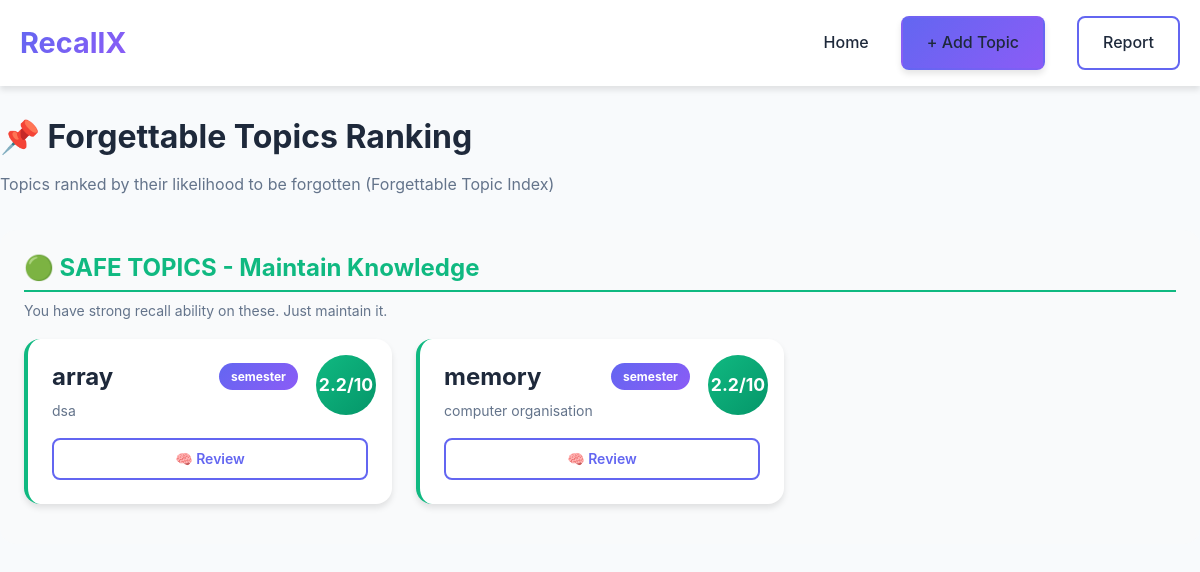
Page /dashboard (signed in) on the committed database.
### app.py (models this page shows)
class Topic(db.Model):
    id = db.Column(db.Integer, primary_key=True)
    user_id = db.Column(db.Integer, db.ForeignKey('user.id'), nullable=False)
    subject = db.Column(db.String(100), nullable=False)
    topic_name = db.Column(db.String(200), nullable=False)
    exam_type = db.Column(db.String(50), nullable=False)  # semester, competitive, interview
    description = db.Column(db.Text)
    created_at = db.Column(db.DateTime, default=datetime.utcnow)
    last_revised = db.Column(db.DateTime, default=datetime.utcnow)
    strength = db.Column(db.Float, default=1.0)  # Memory strength (0-100)
    topic_complexity = db.Column(db.Float, default=5.0)  # 0-10 scale (abstract=high)
    topic_length = db.Column(db.Float, default=5.0)  # 0-10 scale (long=high)
    past_failures = db.Column(db.Integer, default=0)  # Count of failed recalls
    exam_frequency = db.Column(db.Float, default=5.0)  # 0-10 scale (common in exams)
    fti_score = db.Column(db.Float, default=5.0)  # Overall FTI (0-10)
    fti_category = db.Column(db.String(20), default='moderate')  # high, moderate, safe
    internet_content = db.relationship('InternetFetchedContent', backref='topic', lazy=True, cascade='all, delete-orphan')
    pdf_content = db.relationship('PDFExtractedContent', backref='topic', lazy=True, cascade='all, delete-orphan')
    questions = db.relationship('GeneratedQuestion', backref='topic', lazy=True, cascade='all, delete-orphan')
    forgetting_predictions = db.relationship('ForgettingPrediction', backref='topic', lazy=True, cascade='all, delete-orphan')

### app.py (the view)
@app.route('/dashboard')
@login_required
def dashboard():
    user = current_user
    topics = Topic.query.filter_by(user_id=user.id).all()
    for topic in topics:
        update_topic_fti(topic)
    topics_by_fti = sorted(topics, key=lambda t: t.fti_score, reverse=True)
    alerts = []
    for topic in topics_by_fti:
        if topic.fti_category == 'high':
            alerts.append({
                'topic': topic.topic_name,
                'message': f'⚠️ {topic.topic_name} has HIGH forgettability! Focus on stress training.',
                'severity': 'high',
                'fti_score': topic.fti_score
            })
        elif topic.fti_category == 'moderate':
            if len([a for a in alerts if a['severity'] == 'medium']) == 0:
                alerts.append({
                    'topic': topic.topic_name,
                    'message': f'📌 {topic.topic_name} has MODERATE forgettability. Regular practice needed.',
                    'severity': 'medium',
                    'fti_score': topic.fti_score
                })
    return render_template('dashboard.html', topics=topics_by_fti, alerts=alerts)

### app.py (called while the page is built)
def update_topic_fti(topic):
    fti_score, category = calculate_forgettable_topic_index(topic)
    topic.fti_score = fti_score
    topic.fti_category = category
    db.session.commit()
    return fti_score, category

@login_manager.user_loader
def load_user(user_id):
    return User.query.get(int(user_id))

### templates/dashboard.html (shortened to what this page needs)
<!DOCTYPE html>
<html lang="en">
<head>
    <link rel="stylesheet" href="{{ url_for('static', filename='css/style.css') }}">
</head>
<body>
    <nav class="navbar">
        <div class="container">
            <div class="nav-brand">
                <h1>RecallX</h1>
            </div>
            <ul class="nav-menu">
                <li><a href="/">Home</a></li>
                <li><a href="/add-topic" class="btn btn-primary">+ Add Topic</a></li>
                <li><a href="/report" class="btn btn-secondary">Report</a></li>
            </ul>
        </div>
    </nav>
    <div class="container dashboard-container">
        <h2>📌 Forgettable Topics Ranking</h2>
        <p class="subtitle">Topics ranked by their likelihood to be forgotten (Forgettable Topic Index)</p>
        {% if topics %}
        <div class="fti-categories">
            {% set safe_topics = topics | selectattr('fti_category', 'equalto', 'safe') | list %}
            {% if safe_topics %}
            <div class="fti-category-section">
                <h3 class="category-title safe">🟢 SAFE TOPICS - Maintain Knowledge</h3>
                <p class="category-description">You have strong recall ability on these. Just maintain it.</p>
                <div class="topics-grid">
                    {% for topic in safe_topics %}
                    <div class="topic-card fti-safe">
                        <div class="fti-indicator safe">{{ "%.1f"|format(topic.fti_score) }}/10</div>
                        <div class="topic-header">
                            <h3>{{ topic.topic_name }}</h3>
                            <span class="topic-badge">{{ topic.exam_type }}</span>
                        </div>
                        <p class="topic-subject">{{ topic.subject }}</p>
                        <div class="topic-actions">
                            <a href="/stress-test/{{ topic.id }}" class="btn btn-small btn-secondary">🧠 Review</a>
                        </div>
                    </div>
                    {% endfor %}
                </div>
            </div>
            {% endif %}
        </div>
        {% else %}
        <div class="empty-state">
            <h3>No topics yet</h3>
            <p>Start by adding your first topic to get personalized forgettability rankings</p>
            <a href="/add-topic" class="btn btn-primary">Add Your First Topic</a>
        </div>
        {% endif %}
    </div>
</body>
</html>

### static/css/style.css (style rules this page uses)
* { margin: 0; padding: 0; box-sizing: border-box; }
:root { --primary-color: #6366f1; --primary-dark: #4f46e5; --secondary-color: #8b5cf6; --success-color: #10b981; --warning-color: #f59e0b; --danger-color: #ef4444; --dark-bg: #0f172a; --light-bg: #f8fafc; --text-primary: #1e293b; --text-secondary: #64748b; --border-color: #e2e8f0; --shadow: 0 4px 6px rgba(0, 0, 0, 0.1); --shadow-lg: 0 10px 25px rgba(0, 0, 0, 0.15); }
body { font-family: -apple-system, BlinkMacSystemFont, 'Segoe UI', Roboto, 'Helvetica Neue', Arial, sans-serif; background-color: var(--light-bg); color: var(--text-primary); line-height: 1.6; }
html, body { height: 100%; }
.container { max-width: 1200px; margin: 0 auto; padding: 0 20px; }
h1, h2, h3, h4, h5, h6 { font-weight: 700; line-height: 1.2; margin-bottom: 1rem; }
h1 { font-size: 2.5rem; }
h2 { font-size: 2rem; }
h3 { font-size: 1.5rem; }
p { margin-bottom: 1rem; color: var(--text-secondary); }
.navbar { background: white; box-shadow: var(--shadow); position: sticky; top: 0; z-index: 100; }
.navbar .container { display: flex; justify-content: space-between; align-items: center; padding: 1rem 20px; }
.nav-brand h1 { font-size: 1.8rem; margin-bottom: 0; background: linear-gradient(135deg, var(--primary-color), var(--secondary-color)); -webkit-background-clip: text; -webkit-text-fill-color: transparent; background-clip: text; }
.nav-menu { display: flex; list-style: none; gap: 2rem; align-items: center; }
.nav-menu a { text-decoration: none; color: var(--text-primary); font-weight: 500; transition: color 0.3s ease; }
.btn { display: inline-block; padding: 0.75rem 1.5rem; border-radius: 0.5rem; text-decoration: none; font-weight: 600; border: 2px solid transparent; cursor: pointer; transition: all 0.3s ease; text-align: center; font-size: 1rem; }
.btn-primary { background: linear-gradient(135deg, var(--primary-color), var(--secondary-color)); color: white; box-shadow: var(--shadow); }
.btn-secondary { background: white; color: var(--primary-color); border: 2px solid var(--primary-color); }
.btn-small { padding: 0.5rem 1rem; font-size: 0.875rem; }
.dashboard-container { padding: 2rem 0; }
.dashboard-container > .subtitle { color: var(--text-secondary); margin-bottom: 2rem; }
.fti-categories { display: flex; flex-direction: column; gap: 2rem; }
.fti-category-section { padding: 1.5rem; border-radius: 1rem; background: #f9fafb; }
.category-title { margin-bottom: 0.5rem; padding-bottom: 0.5rem; border-bottom: 2px solid; }
.category-title.safe { color: var(--success-color); border-color: var(--success-color); }
.category-description { color: var(--text-secondary); font-size: 0.875rem; margin-bottom: 1rem; }
.topics-grid { display: grid; grid-template-columns: repeat(auto-fill, minmax(300px, 1fr)); gap: 1.5rem; margin-bottom: 1rem; }
.topic-card { background: white; padding: 1.5rem; border-radius: 1rem; box-shadow: var(--shadow); transition: transform 0.3s ease, box-shadow 0.3s ease; border-left: 4px solid transparent; position: relative; }
.topic-card.fti-safe { border-left-color: var(--success-color); }
.fti-indicator { position: absolute; top: 1rem; right: 1rem; width: 60px; height: 60px; border-radius: 50%; display: flex; align-items: center; justify-content: center; font-weight: bold; font-size: 1.1rem; color: white; }
.fti-indicator.safe { background: linear-gradient(135deg, #10b981, #059669); }
.topic-header { display: flex; justify-content: space-between; align-items: start; margin-bottom: 0.5rem; padding-right: 70px; }
.topic-header h3 { margin-bottom: 0; }
.topic-badge { background: linear-gradient(135deg, var(--primary-color), var(--secondary-color)); color: white; padding: 0.25rem 0.75rem; border-radius: 9999px; font-size: 0.75rem; font-weight: bold; }
.topic-subject { color: var(--text-secondary); font-size: 0.875rem; margin-bottom: 1rem; }
.topic-actions { display: flex; gap: 0.5rem; }
.topic-actions .btn { flex: 1; display: block; padding: 0.5rem; font-size: 0.875rem; }

### rows in the picture
Topic: fti_score "2.2", topic_name "array", exam_type "semester", subject "dsa"
Topic: fti_score "2.2", topic_name "memory", exam_type "semester", subject "computer organisation"
